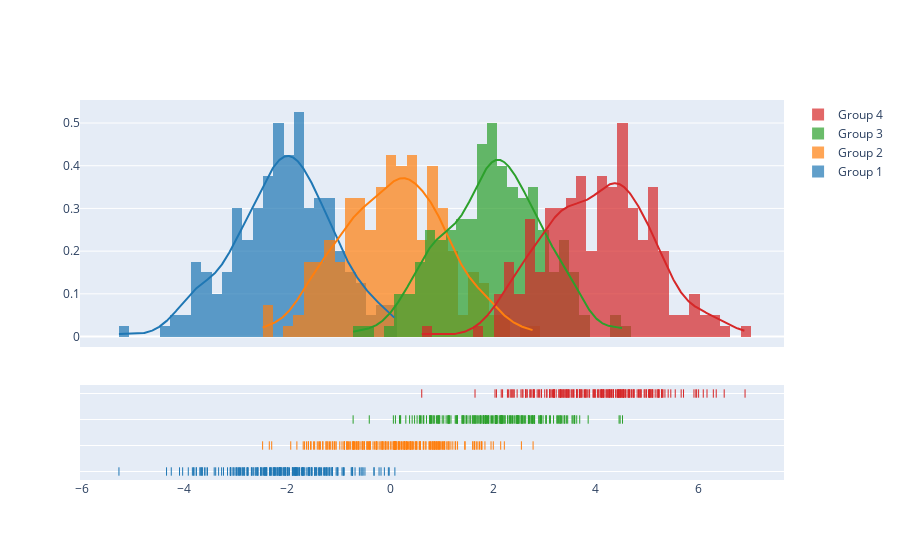

Source (notebook cell):
### Code cell
import plotly.figure_factory as ff

# Add histogram data
x1 = np.random.randn(200) - 2
x2 = np.random.randn(200)
x3 = np.random.randn(200) + 2
x4 = np.random.randn(200) + 4

# Group data together
hist_data = [x1, x2, x3, x4]

group_labels = ['Group 1', 'Group 2', 'Group 3', 'Group 4']

# Create distplot with custom bin_size
fig = ff.create_distplot(hist_data, group_labels, bin_size=.2)
fig.show()

### Figure 1 — Plotly figure (JSON) as saved in the notebook; plotly's stock layout.template omitted (floating-point values rounded to 4 significant figures; data arrays with more than 128 entries replaced by an {"elided": "..."} marker saying what was removed)
{"data": [{"autobinx": false, "histnorm": "probability density", "legendgroup": "Group 1", "marker": {"color": "rgb(31, 119, 180)"}, "name": "Group 1", "opacity": 0.7, "type": "histogram", "x": {"elided": "200 float values"}, "xaxis": "x", "xbins": {"end": 0.09181, "size": 0.2, "start": -5.272}, "yaxis": "y"}, {"autobinx": false, "histnorm": "probability density", "legendgroup": "Group 2", "marker": {"color": "rgb(255, 127, 14)"}, "name": "Group 2", "opacity": 0.7, "type": "histogram", "x": {"elided": "200 float values"}, "xaxis": "x", "xbins": {"end": 2.779, "size": 0.2, "start": -2.479}, "yaxis": "y"}, {"autobinx": false, "histnorm": "probability density", "legendgroup": "Group 3", "marker": {"color": "rgb(44, 160, 44)"}, "name": "Group 3", "opacity": 0.7, "type": "histogram", "x": {"elided": "200 float values"}, "xaxis": "x", "xbins": {"end": 4.517, "size": 0.2, "start": -0.7199}, "yaxis": "y"}, {"autobinx": false, "histnorm": "probability density", "legendgroup": "Group 4", "marker": {"color": "rgb(214, 39, 40)"}, "name": "Group 4", "opacity": 0.7, "type": "histogram", "x": {"elided": "200 float values"}, "xaxis": "x", "xbins": {"end": 6.899, "size": 0.2, "start": 0.614}, "yaxis": "y"}, {"legendgroup": "Group 1", "marker": {"color": "rgb(31, 119, 180)"}, "mode": "lines", "name": "Group 1", "showlegend": false, "type": "scatter", "x": {"elided": "500 float values"}, "xaxis": "x", "y": {"elided": "500 float values"}, "yaxis": "y"}, {"legendgroup": "Group 2", "marker": {"color": "rgb(255, 127, 14)"}, "mode": "lines", "name": "Group 2", "showlegend": false, "type": "scatter", "x": {"elided": "500 float values"}, "xaxis": "x", "y": {"elided": "500 float values"}, "yaxis": "y"}, {"legendgroup": "Group 3", "marker": {"color": "rgb(44, 160, 44)"}, "mode": "lines", "name": "Group 3", "showlegend": false, "type": "scatter", "x": {"elided": "500 float values"}, "xaxis": "x", "y": {"elided": "500 float values"}, "yaxis": "y"}, {"legendgroup": "Group 4", "marker": {"color": "rgb(214, 39, 40)"}, "mode": "lines", "name": "Group 4", "showlegend": false, "type": "scatter", "x": {"elided": "500 float values"}, "xaxis": "x", "y": {"elided": "500 float values"}, "yaxis": "y"}, {"legendgroup": "Group 1", "marker": {"color": "rgb(31, 119, 180)", "symbol": "line-ns-open"}, "mode": "markers", "name": "Group 1", "showlegend": false, "type": "scatter", "x": {"elided": "200 float values"}, "xaxis": "x", "y": {"elided": "200 str values"}, "yaxis": "y2"}, {"legendgroup": "Group 2", "marker": {"color": "rgb(255, 127, 14)", "symbol": "line-ns-open"}, "mode": "markers", "name": "Group 2", "showlegend": false, "type": "scatter", "x": {"elided": "200 float values"}, "xaxis": "x", "y": {"elided": "200 str values"}, "yaxis": "y2"}, {"legendgroup": "Group 3", "marker": {"color": "rgb(44, 160, 44)", "symbol": "line-ns-open"}, "mode": "markers", "name": "Group 3", "showlegend": false, "type": "scatter", "x": {"elided": "200 float values"}, "xaxis": "x", "y": {"elided": "200 str values"}, "yaxis": "y2"}, {"legendgroup": "Group 4", "marker": {"color": "rgb(214, 39, 40)", "symbol": "line-ns-open"}, "mode": "markers", "name": "Group 4", "showlegend": false, "type": "scatter", "x": {"elided": "200 float values"}, "xaxis": "x", "y": {"elided": "200 str values"}, "yaxis": "y2"}], "layout": {"barmode": "overlay", "hovermode": "closest", "legend": {"traceorder": "reversed"}, "xaxis": {"anchor": "y2", "domain": [0.0, 1.0], "zeroline": false}, "yaxis": {"anchor": "free", "domain": [0.35, 1], "position": 0.0}, "yaxis2": {"anchor": "x", "domain": [0, 0.25], "dtick": 1, "showticklabels": false}}}
